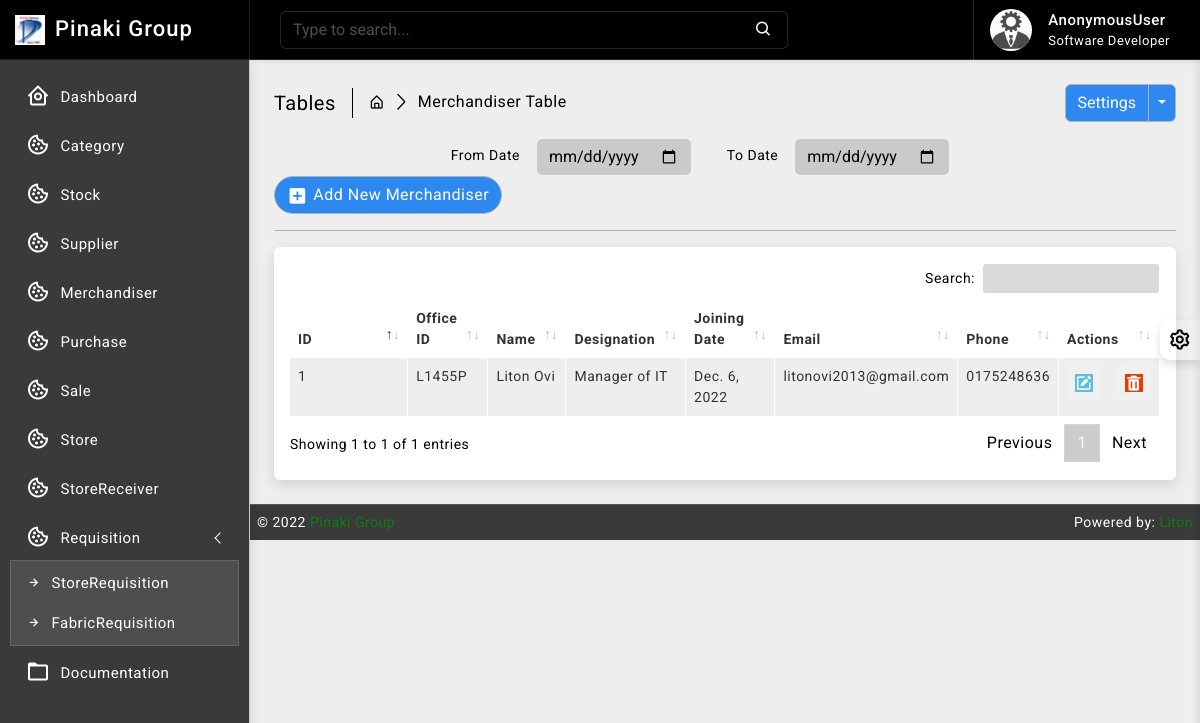
Page /merchandiser/ on the earlier database version.
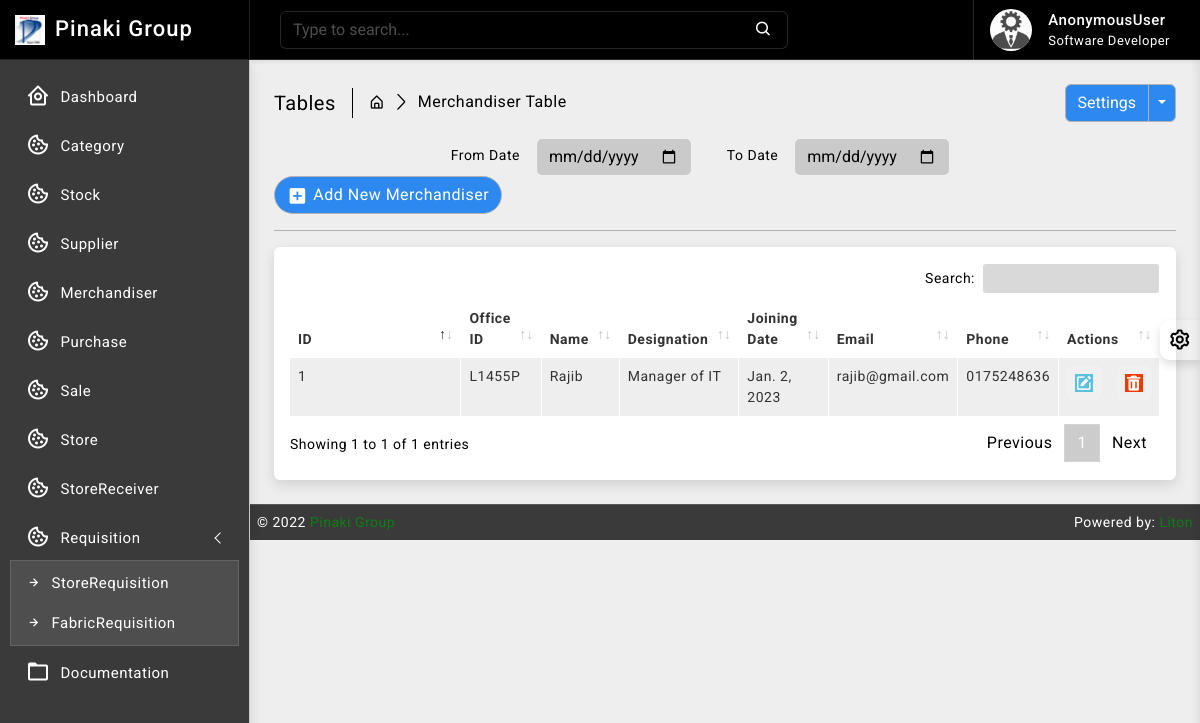
Same page on the later database version.
### merchandiser/models.py (models this page shows, shortened)
class Merchandiser(models.Model):
    office_id = models.CharField(max_length=64, null=True, blank=True, unique=True)
    name = models.CharField(max_length=64, null=True, blank=True)
    designation = models.CharField(max_length=64, null=True, blank=True)
    joining_date = models.DateField(default= now)
    email = models.EmailField(max_length=64, blank=True, unique=True)
    phone = models.CharField(max_length=16, null=True, blank=True, unique=True)
    access_area = models.CharField(max_length=64, blank=True)
    created_at = models.DateTimeField(auto_now_add=True, auto_now=False)
    updated_at = models.DateTimeField(auto_now_add=False, auto_now=True)

### merchandiser/views.py (the view)
# urls.py: path('', views.merchandiser_read, name='merchandiser_read'),
def merchandiser_read(request):
    merchandiser_data = Merchandiser.objects.all().order_by('-id')
    context = {
        'merchandiser_data': merchandiser_data
    }
    return render(request, 'merchandiser/read.html', context)

### templates/merchandiser/read.html (shortened to what this page needs)
{% extends 'base/base.html' %}
{% block body %}
{% load static %}
		<div class="page-wrapper">
			<div class="page-content">
				<div class="page-breadcrumb d-none d-sm-flex align-items-center mb-3">
					<div class="breadcrumb-title pe-3">Tables</div>
					<div class="ps-3">
						<nav aria-label="breadcrumb">
							<ol class="breadcrumb mb-0 p-0">
								<li class="breadcrumb-item"><a href="#"><i class="bx bx-home-alt"></i></a>
								</li>
								<li class="breadcrumb-item active" aria-current="page">Merchandiser Table</li>
							</ol>
						</nav>
					</div>
					<div class="ms-auto">
						<div class="btn-group">
							<button type="button" class="btn btn-light">Settings</button>
							<button type="button" class="btn btn-light dropdown-toggle dropdown-toggle-split" data-bs-toggle="dropdown">	<span class="visually-hidden">Toggle Dropdown</span>
							</button>
						</div>
					</div>
				</div>
                <div class="col-md-9">
					<form class="float-md-end">
						<div class="row row-cols-md-auto g-lg-3">
							<label for="inputFromDate" class="col-md-2 col-form-label text-md-end">From Date</label>
							<div class="col-md-4">
								<input type="date" class="form-control" id="inputFromDate">
							</div>
							<label for="inputToDate" class="col-md-2 col-form-label text-md-end">To Date</label>
							<div class="col-md-4">
								<input type="date" class="form-control" id="inputToDate">
							</div>
						</div>
					</form>
				</div>
                <div class="ms-auto"><a href="/merchandiser/create/" class="btn btn-light radius-30 mt-2 mt-lg-0"><i class="bx bxs-plus-square"></i>Add New Merchandiser</a></div>
				<hr/>
				<div class="card">
					<div class="card-body">
						<div class="table-responsive">
							<table id="example2" class="table table-striped table-bordered">
								<thead>
									<tr>
										<th>ID</th>
										<th>Office ID</th>
										<th>Name</th>
										<th>Designation</th>
										<th>Joining Date</th>
										<th>Email</th>
										<th>Phone</th>
										<th>Actions</th>
									</tr>
								</thead>
								<tbody>
									{% for data in merchandiser_data %}
									<tr>
                                        <td>{{ data.id }}</td>
                                        <td>{{ data.office_id }}</td>
                                        <td>{{ data.name }}</td>
                                        <td>{{ data.designation }}</td>
										<td>{{ data.joining_date }}</td>
										<td>{{ data.email }}</td>
										<td>{{ data.phone }}</td>
									   <td class="center">
										<div class="d-flex order-actions">
											<a class="" href="{% url 'merchandiser_update' data.id %}">
												<i class='bx bxs-edit'></i>
											</a>
											<a class="ms-3" href="{% url 'merchandiser_delete' data.id %}" onclick="return confirm('Are you sure?');">
												<i class='bx bxs-trash'></i>
											</a>
										</div>
									   </td>
									</tr>
								 {% endfor %}
								</tbody>
							</table>
						</div>
					</div>
				</div>
			</div>
		</div>
{% endblock body %}

Differences in the rows shown:
changed Merchandiser "Manager of IT": name "Liton Ovi" → "Rajib"; joining_date "Dec. 6, 2022" → "Jan. 2, 2023"; email "litonovi2013@gmail.com" → "rajib@gmail.com"
